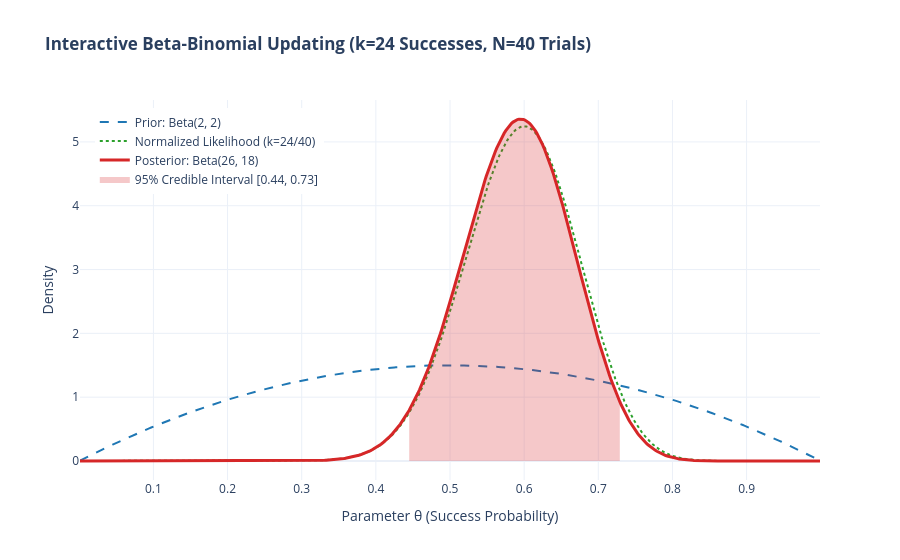

Notebook cell for this chart:
### Markdown cell above
### 📊 Interactive Conjugate Updating Visualizer (Plotly)
*Hover over the distribution to inspect density values and interval bounds in real time:*

### Code cell
import plotly.graph_objects as go
import numpy as np
from scipy import stats

theta_grid = np.linspace(0.001, 0.999, 500)
a_prior, b_prior = 2.0, 2.0
k_obs, n_obs = 24, 40
a_post, b_post = a_prior + k_obs, b_prior + n_obs - k_obs

prior_pdf = stats.beta.pdf(theta_grid, a_prior, b_prior)
post_pdf = stats.beta.pdf(theta_grid, a_post, b_post)
like_curve = stats.binom.pmf(k_obs, n_obs, theta_grid)
dx = theta_grid[1] - theta_grid[0]
like_norm = like_curve / np.sum(like_curve * dx)
ci_lo = stats.beta.ppf(0.025, a_post, b_post)
ci_hi = stats.beta.ppf(0.975, a_post, b_post)

fig = go.Figure()
fig.add_trace(go.Scatter(x=theta_grid, y=prior_pdf, mode='lines', name=f'Prior: Beta({a_prior:.0f}, {b_prior:.0f})', line=dict(color='#1f77b4', width=2, dash='dash')))
fig.add_trace(go.Scatter(x=theta_grid, y=like_norm, mode='lines', name=f'Normalized Likelihood (k={k_obs}/{n_obs})', line=dict(color='#2ca02c', width=2, dash='dot')))
fig.add_trace(go.Scatter(x=theta_grid, y=post_pdf, mode='lines', name=f'Posterior: Beta({a_post:.0f}, {b_post:.0f})', line=dict(color='#d62728', width=3)))

idx_ci = (theta_grid >= ci_lo) & (theta_grid <= ci_hi)
fig.add_trace(go.Scatter(x=theta_grid[idx_ci], y=post_pdf[idx_ci], mode='lines', name=f'95% Credible Interval [{ci_lo:.2f}, {ci_hi:.2f}]', fill='tozeroy', fillcolor='rgba(214, 39, 40, 0.25)', line=dict(width=0)))
fig.update_layout(title=f'<b>Interactive Beta-Binomial Updating (k={k_obs} Successes, N={n_obs} Trials)</b>', xaxis_title='Parameter θ', yaxis_title='Density', hovermode='x unified', template='plotly_white')
fig.show()

### Figure 1 — Plotly figure (JSON) as saved in the notebook; plotly's stock layout.template omitted (floating-point values rounded to 4 significant figures; data arrays with more than 128 entries replaced by an {"elided": "..."} marker saying what was removed)
{"data": [{"line": {"color": "#1f77b4", "dash": "dash", "width": 2}, "mode": "lines", "name": "Prior: Beta(2, 2)", "type": "scatter", "x": {"elided": "500 float values"}, "y": {"elided": "500 float values"}}, {"line": {"color": "#2ca02c", "dash": "dot", "width": 2}, "mode": "lines", "name": "Normalized Likelihood (k=24/40)", "type": "scatter", "x": {"elided": "500 float values"}, "y": {"elided": "500 float values"}}, {"line": {"color": "#d62728", "width": 3}, "mode": "lines", "name": "Posterior: Beta(26, 18)", "type": "scatter", "x": {"elided": "500 float values"}, "y": {"elided": "500 float values"}}, {"fill": "tozeroy", "fillcolor": "rgba(214, 39, 40, 0.25)", "line": {"width": 0}, "mode": "lines", "name": "95% Credible Interval [0.44, 0.73]", "type": "scatter", "x": {"elided": "143 float values"}, "y": {"elided": "143 float values"}}], "layout": {"hovermode": "x unified", "legend": {"x": 0.02, "y": 0.98}, "title": {"text": "<b>Interactive Beta-Binomial Updating (k=24 Successes, N=40 Trials)</b>"}, "xaxis": {"title": {"text": "Parameter θ (Success Probability)"}}, "yaxis": {"title": {"text": "Density"}}}}
